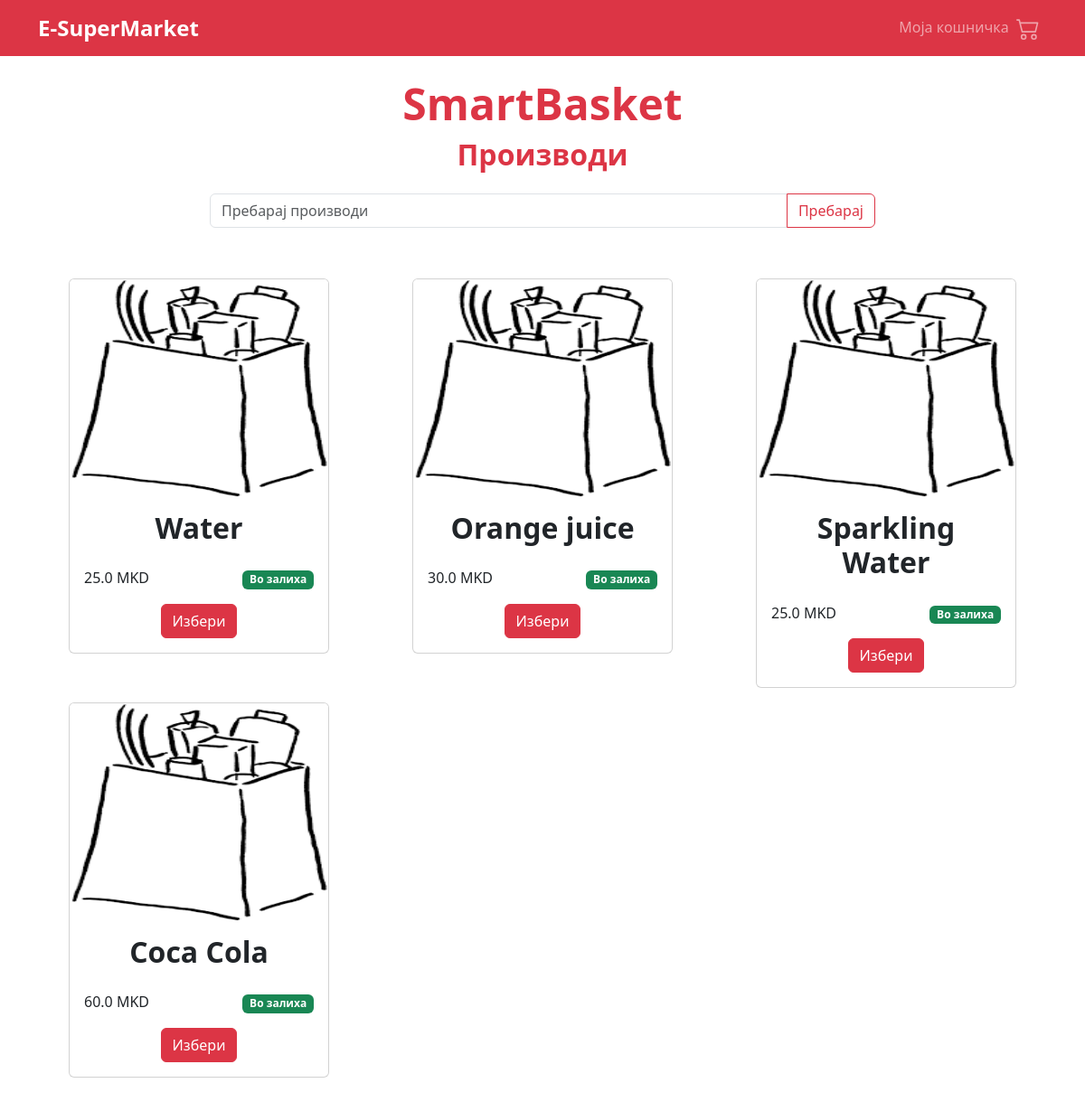
The page /products/1 on the database as committed earlier.
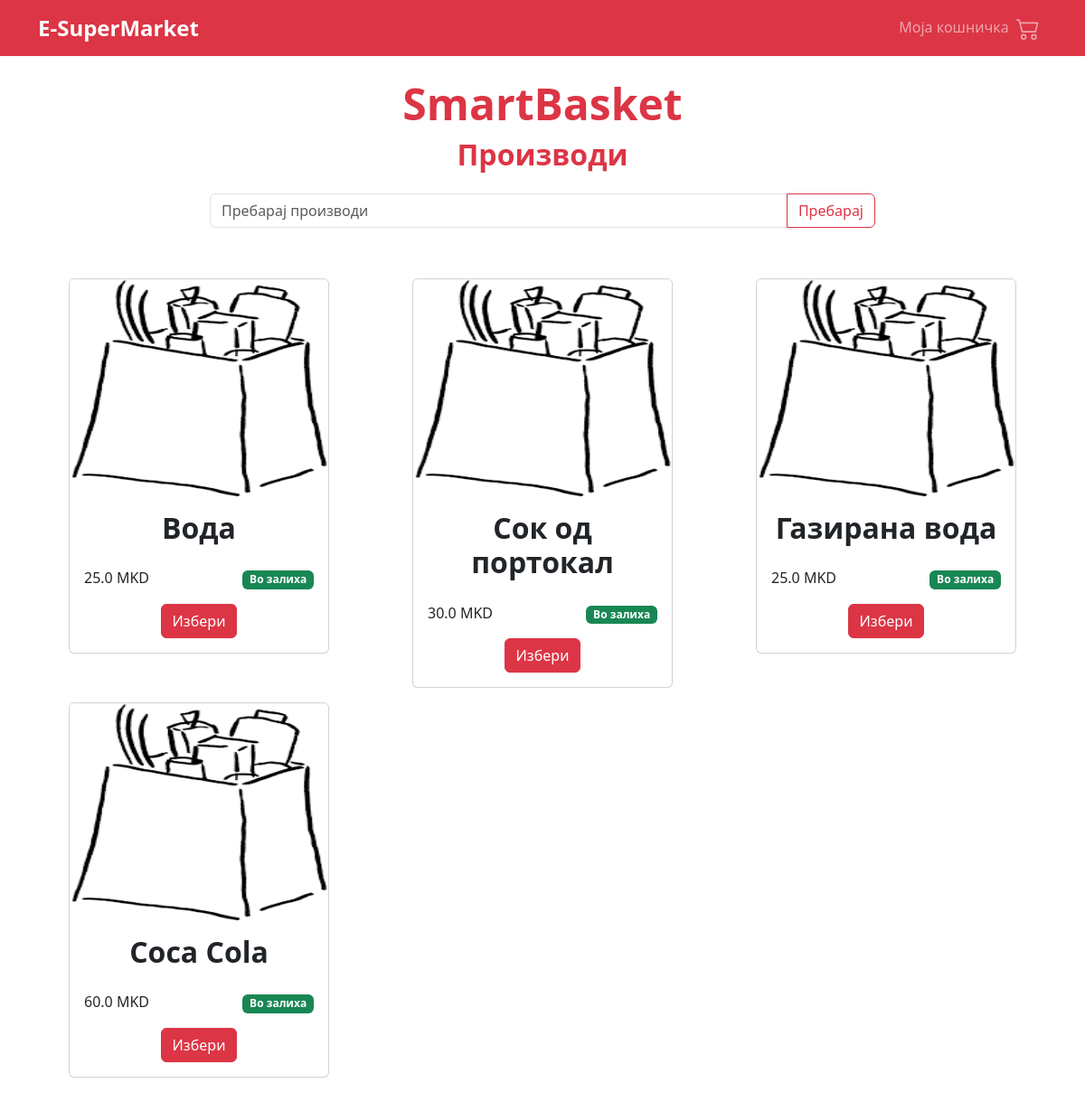
The same page on the database as committed later.
### SmartBasket/models.py (models this page shows, shortened)
class Product(models.Model):
    name = models.CharField(max_length=100)
    price = models.FloatField()
    category = models.ForeignKey(Category, on_delete=models.CASCADE)
    image = models.ImageField(upload_to='images/')
    description = models.TextField()
    quantity = models.IntegerField()

### SmartBasket/views.py (the view)
# urls.py: path('products/<str:category_id>', list_products_for_category, name='products'),
def list_products_for_category(request, category_id):
    search = request.GET.get('search')
    category = Category.objects.get(id=category_id)
    if search is None or search == '':
        products = Product.objects.filter(category=category).all()
    else:
        products = Product.objects.filter(category=category, name__icontains=search).all()
    return render(request, 'list_products_for_category.html',
                  {'products': products, 'category': category, 'search': search})

### templates/list_products_for_category.html (shortened to what this page needs)
{% extends "customer_base.html" %}
{% block content %}
    <div class="container mt-4">
        <div class="row">
            <div class="col-md-12 text-center">
                <h1 class="display-5 text-danger fw-bold">SmartBasket</h1>
            </div>
        </div>
        <div class="row">
            <div class="col-md-12 text-center">
                <h2 class="text-danger fw-bold">Производи</h2>
            </div>
        </div>
        <div class="row justify-content-center mt-3">
            <div class="col-md-8">
                <form action="/products/{{ category.id }}" method="GET">
                    <div class="input-group mb-3">
                        {% if not search %}
                            <input type="text" class="form-control" placeholder="Пребарај производи" name="search"/>
                        {% endif %}
                        <button class="btn btn-outline-danger" type="submit" id="button-addon2">Пребарај</button>
                    </div>
                </form>
            </div>
        </div>
        <div class="row mt-4 mb-5">
            {% for p in products %}
                <div class="col-md-4 mt-3">
                    <div class="card ms-auto me-auto" style="width: 18rem;">
                        <img src="{{ MEDIA_URL }}{{ p.image.url }}" class="card-img-top" style="height: 15rem"
                             alt="...">
                        <div class="card-body">
                            <h5 class="card-title text-center fw-bold mb-4" style="font-size: 2rem">{{ p.name }}</h5>
                            <div class="row">
                                <div class="col-md-6">
                                    <p class="card-text">{{ p.price }} MKD</p>
                                </div>
                                <div class="col-md-6">
                                    <p style="text-align: right">
                                        {% if p.quantity > 0 %}
                                            <span class="badge bg-success">Во залиха</span>
                                        {% else %}
                                            <span class="badge bg-danger">Нема во залиха</span>
                                        {% endif %}
                                    </p>
                                </div>
                            </div>
                            <div class="text-center">
                                <a href="/product-detail/{{ p.id }}" class="btn btn-danger">Избери</a>
                            </div>
                        </div>
                    </div>
                </div>
            {% endfor %}
        </div>
    </div>
{% endblock %}

### templates/customer_base.html (shortened to what this page needs)
<!doctype html>
<html lang="en">
  <head>
    <link href="https://cdn.jsdelivr.net/npm/bootstrap@5.3.0/dist/css/bootstrap.min.css" rel="stylesheet">
  </head>
  <body>
    <nav class="navbar navbar-expand-lg bg-danger navbar-dark">
      <div class="container">
        <a class="navbar-brand text-white fw-bold" style="font-size: 1.5em" href="/">E-SuperMarket</a>
        <div class="collapse navbar-collapse" id="navbarSupportedContent">
          <ul class="navbar-nav ms-auto mb-2 mb-lg-0">
            <li class="nav-item">
              <a class="nav-link" aria-current="page" href="/shopping-cart">Моја кошничка&nbsp;
              </a>
            </li>
          </ul>
        </div>
      </div>
    </nav>
    {% block content %}
    {% endblock %}
  </body>
</html>

Rows that differ between the two databases and show on the page:
changed Product: name "Water" → "Вода"
changed Product: name "Orange juice" → "Сок од портокал"
changed Product: name "Sparkling Water" → "Газирана вода"
